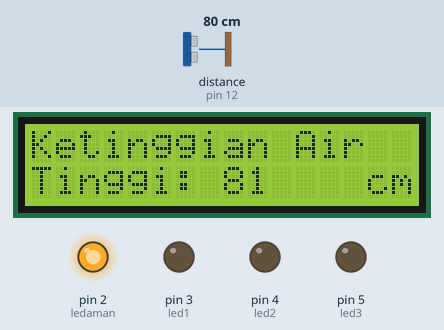
Simulated run of this sketch. Board: Arduino Uno, built with avr-gcc and run on an emulated ATmega328P. Parts: 16×2 character LCD, output pins drawn as LEDs (lit = HIGH). The test bench sets the inputs (shaded band); at power-on: distance to the obstacle (sensor on pin 12) 80 cm. The echo pulse lasts 58.3 µs per cm; what the sketch prints to the serial monitor is not drawn.

Above: at 2.7 s.
2.8 s: distance to the obstacle (sensor on pin 12) set to 96 cm
At 4.0 s:
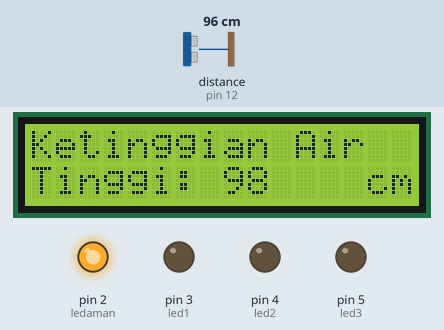
4.8 s: distance to the obstacle (sensor on pin 12) set to 103 cm
At 6.6 s:
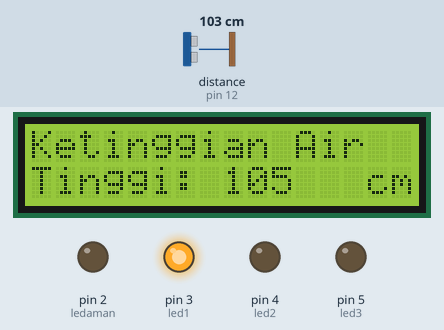
7.3 s: distance to the obstacle (sensor on pin 12) set to 142 cm
At 9.3 s:
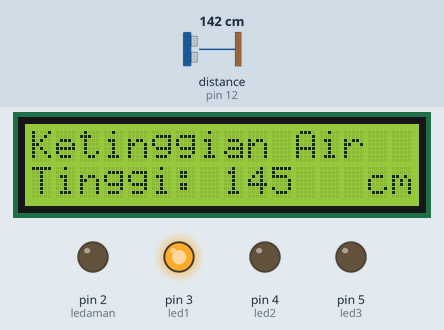
9.7 s: distance to the obstacle (sensor on pin 12) set to 151 cm
At 10.9 s:
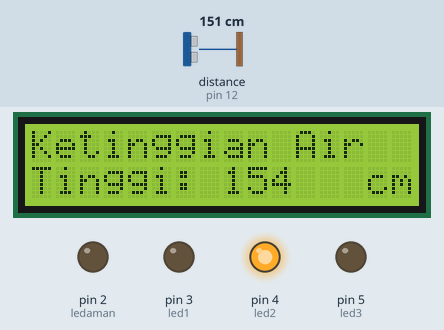
12.1 s: distance to the obstacle (sensor on pin 12) set to 292 cm
At 14.1 s:
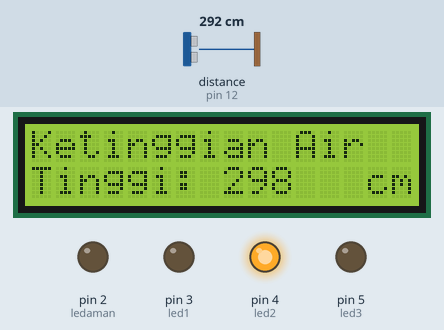
14.5 s: distance to the obstacle (sensor on pin 12) set to 297 cm
At 16.0 s:
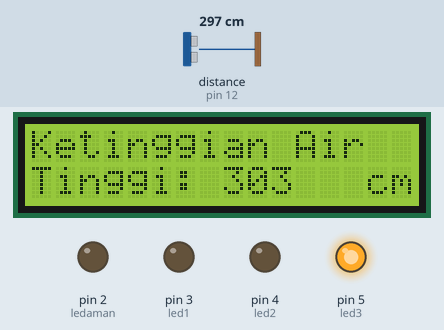
Timing chart, 0 to 17.5 s (numbered marks = the images above; inputs shaded):
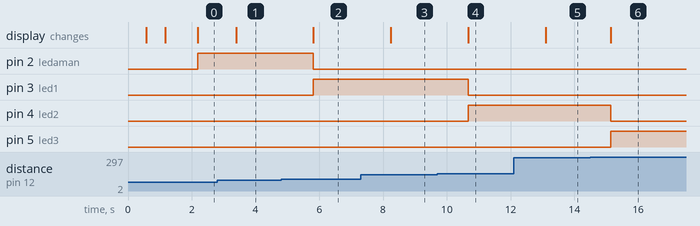

Measured:
- the behaviour switches between 98 and 99 cm on distance to the obstacle (sensor on pin 12) (found by bisection; images 1 and 2)
- the behaviour switches between 147 and 148 cm on distance to the obstacle (sensor on pin 12) (found by bisection; images 3 and 4)
- the behaviour switches between 294 and 295 cm on distance to the obstacle (sensor on pin 12) (found by bisection; images 5 and 6)
- after the input at 2.8 s, the display: changes after 0.59 s (image 1)
- after the input at 4.8 s, pin 2 (ledaman): HIGH → LOW after 1.0 s; pin 3 (led1): LOW → HIGH after 1.0 s; the display: changes after 1.0 s (image 2)
- after the input at 7.3 s, the display: changes after 0.94 s (image 3)
- after the input at 9.7 s, pin 3 (led1): HIGH → LOW after 0.96 s; pin 4 (led2): LOW → HIGH after 0.96 s; the display: changes after 0.96 s (image 4)
- after the input at 12.1 s, the display: changes after 1.0 s (image 5)
- after the input at 14.5 s, pin 4 (led2): HIGH → LOW after 0.64 s; pin 5 (led3): LOW → HIGH after 0.64 s; the display: changes after 0.64 s (image 6)

The sketch:

main.ino
```cpp
#include <LiquidCrystal.h>
LiquidCrystal lcd(11, 10, 9, 8, 7, 6);
#include <NewPing.h>

#define TRIGGER_PIN 13
#define ECHO_PIN 12
NewPing ultrasonic(TRIGGER_PIN, ECHO_PIN);

#define ledaman 2
#define led1 3
#define led2 4
#define led3 5

void setup() {
  lcd.begin(16, 2);
  lcd.setCursor(0, 0);
  lcd.print("AYO!!!");
  lcd.setCursor(0, 1);
  lcd.print("Mengukur Kedalaman");
  delay(500);

  lcd.setCursor(0, 0);
  lcd.print("Ukur");
  lcd.setCursor(0, 1);
  lcd.print("Sensor Air");
  Serial.begin(9600);
  pinMode(ledaman, OUTPUT);
  pinMode(led1, OUTPUT);
  pinMode(led2, OUTPUT);
  pinMode(led3, OUTPUT);
  delay(600);
  lcd.clear();
}

void loop() {
  delay(1000);
  int distance = ultrasonic.ping_cm();
  Serial.print("Hasil Sensor: ");
  Serial.print(distance);
  Serial.print("cm");
  Serial.print(" ");

  lcd.setCursor(0, 0);
  lcd.print("Ketinggian Air");
  lcd.setCursor(0, 1);
  lcd.print("Tinggi: ");
  lcd.print(distance);
  lcd.setCursor(14, 1);
  lcd.print("cm");

  if ((distance <= 100) && (distance > 0)) {
    digitalWrite(ledaman, HIGH);
    digitalWrite(led1, LOW);
    digitalWrite(led2, LOW);
    digitalWrite(led3, LOW);
    delay(200);
  }
  else if ((distance <= 150) && (distance > 100)) {
    digitalWrite(led1, HIGH);
    digitalWrite(led2, LOW);
    digitalWrite(led3, LOW);
    digitalWrite(ledaman, LOW);
    delay(200);
  }
  else if ((distance <= 200) && (distance > 150)) {
    digitalWrite(led2, HIGH);
    digitalWrite(led1, LOW);
    digitalWrite(led3, LOW);
    digitalWrite(ledaman, LOW);
    delay(200);
  }
  else if (distance > 300) {
    digitalWrite(led3, HIGH);
    digitalWrite(led2, LOW);
    digitalWrite(led1, LOW);
    digitalWrite(ledaman, LOW);
    delay(200);
  }
}
```
